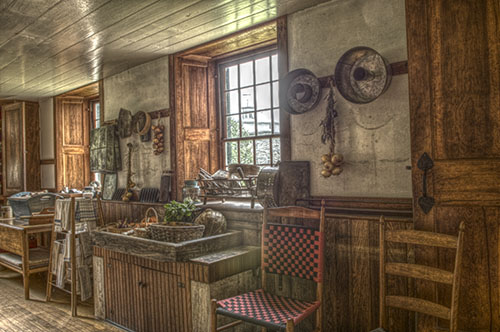
%> input picture PROJECTS/DSAA-Edge Detection and Enhancement/web_teaser.jpg, 500 x 332 px
$ octave prewitt_net_code.m   (GNU Octave 9; MATLAB toolbox functions it lacks are replaced by stand-ins)
%> lines starting %> are read from the running program, lines starting %| are printed output that depends on the picture
% function test()
clc; % Clear the command window.
close all; % Close all figures (except those of imtool.)
imtool close all; % Close all imtool figures.
clear; % Erase all existing variables.
workspace; % Make sure the workspace panel is showing.
fontSize = 20;

% Change the current folder to the folder of this m-file.
if(~isdeployed)
cd(fileparts(which(mfilename)));
end

% Read in a standard MATLAB gray scale demo image.
folder = 'C:\Program Files\MATLAB\R2010a\toolbox\images\imdemos';
baseFileName = 'cameraman.tif';
% fullFileName = fullfile(folder, baseFileName);
fullFileName = 'web_teaser.jpg';
grayImage = imread(fullFileName);
%> grayImage is the input picture: size 332x500x3 uint8; mean R, G, B 108.6, 89.7, 67.6
% Get the dimensions of the image. numberOfColorBands should be = 1.
[rows columns numberOfColorBands] = size(grayImage);
%> rows = 332; columns = 500; numberOfColorBands = 3
% Display the original gray scale image.
subplot(2, 2, 1);
imshow(grayImage, []);
title('Original Grayscale Image', 'FontSize', fontSize);
% Enlarge figure to full screen.
set(gcf, 'Position', get(0,'Screensize'));
set(gcf,'name','Demo by ImageAnalyst','numbertitle','off')

% Cast to floating so we can see both + and - edges.
grayImage = single(grayImage);
%> grayImage: size 332x500x3 single

% Get a vertical Prewitt filter kernel:
prewittKernelV = [-1 -1 -1; 0 0 0; 1 1 1];
% Do the filtering.
outputImageV = imfilter(grayImage, prewittKernelV, 'same');
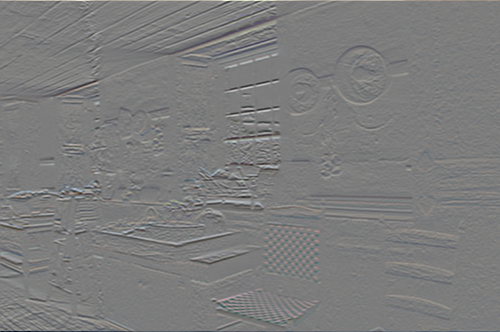
%> outputImageV: size 332x500x3 single; mean R, G, B -0.2, -0.3, -0.3; drawn with min black and max white
% Display the original gray scale image.
subplot(2, 2, 2);
imshow(outputImageV, []);
title('Vertical Prewitt Filtered Image', 'FontSize', fontSize);

% Get a vertical Prewitt filter kernel:
prewittKernelH = [-1 0 1; -1 0 1; -1 0 1];
% Do the filtering.
outputImageH = imfilter(grayImage, prewittKernelH, 'same');
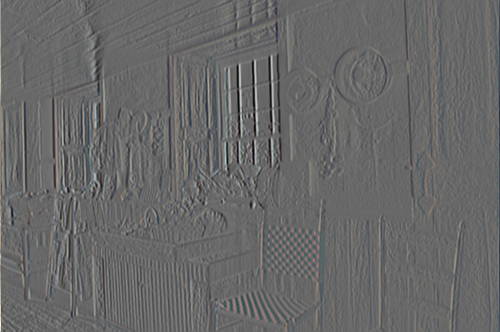
%> outputImageH: size 332x500x3 single; mean R, G, B -0.1, -0.2, -0.2; drawn with min black and max white
% Display the original gray scale image.
subplot(2, 2, 4);
imshow(outputImageH, []);
title('Horizontal Prewitt Filtered Image', 'FontSize', fontSize);

outputImageG = uint8(sqrt(single(outputImageH).^2 + single(outputImageV).^2));
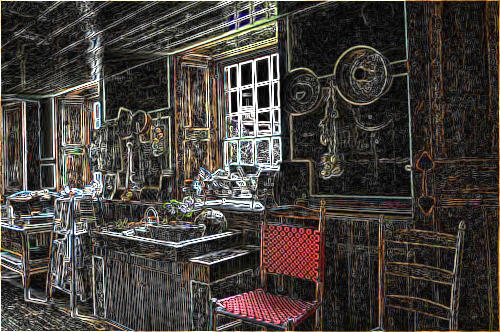
%> outputImageG: size 332x500x3 uint8; mean R, G, B 69.4, 63.8, 59.4
% Display the original gray scale image.
subplot(2, 2, 3);
imshow(outputImageG, []);
title('Both Prewitt Filtered Image', 'FontSize', fontSize);
